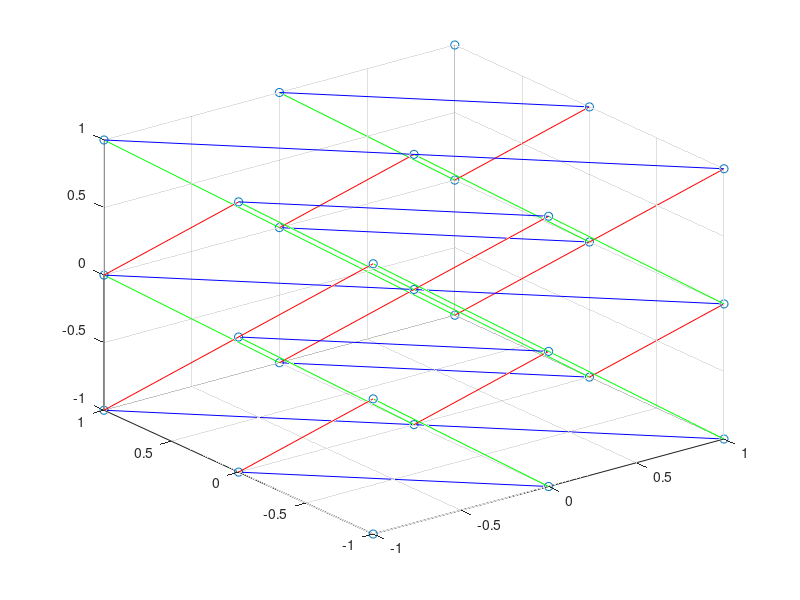

This figure's MATLAB source:
x = [-1, 0, 1];
y = [-1, 0, 1];
z = [-1, 0, 1];

[Y, X, Z] = meshgrid(y, x, z);

X = X(:);
Y = Y(:);
Z = Z(:);

scatter3(X, Y, Z);
hold on;

for x = [-1, 0, 1]; plot3([ x,  x], [-1,  0], [ 0, -1], 'r'); end
for x = [-1, 0, 1]; plot3([ x,  x], [-1,  1], [ 1, -1], 'r'); end
for x = [-1, 0, 1]; plot3([ x,  x], [ 0,  1], [ 1,  0], 'r'); end

for y = [-1, 0, 1]; plot3([-1,  0], [ y,  y], [ 0, -1], 'g'); end
for y = [-1, 0, 1]; plot3([-1,  1], [ y,  y], [ 1, -1], 'g'); end
for y = [-1, 0, 1]; plot3([ 0,  1], [ y,  y], [ 1,  0], 'g'); end

for z = [-1, 0, 1]; plot3([-1,  0], [ 0, -1], [ z,  z], 'b'); end
for z = [-1, 0, 1]; plot3([-1,  1], [ 1, -1], [ z,  z], 'b'); end
for z = [-1, 0, 1]; plot3([ 0,  1], [ 1,  0], [ z,  z], 'b'); end

hold off;